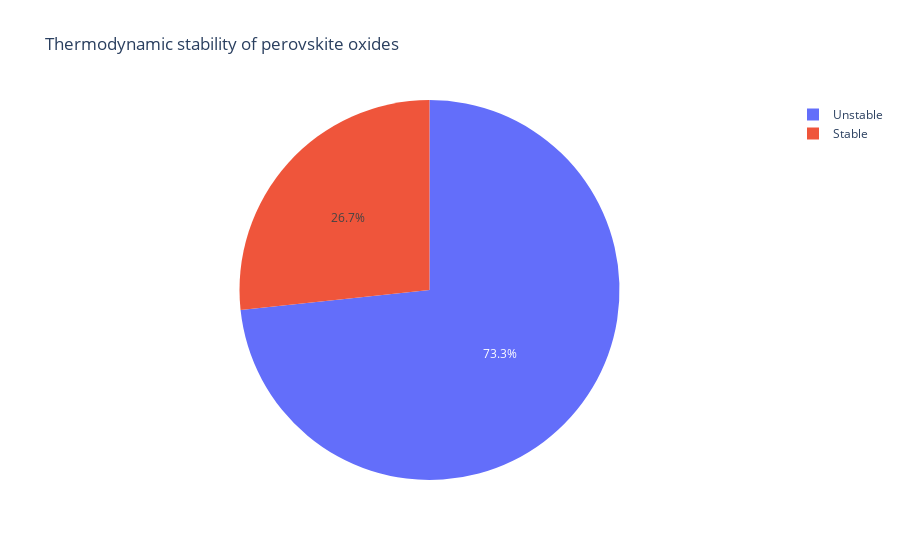

The notebook cell this image was saved under:
### Code cell
df_ = df.copy()

df_["IS_UNSTABLE"] = df_["ENERGY_ABOVE_HULL"] > 36
e_above_hull = df_.groupby(df_["IS_UNSTABLE"])["COMPOSITION"].count().rename("COUNT")
pie = px.pie(
    values=e_above_hull,
    names=["Stable", "Unstable"],
    title="Thermodynamic stability of perovskite oxides",
)
pie.show()

### Figure 1 — Plotly figure (JSON) as saved in the notebook; plotly's stock layout.template omitted (floating-point values rounded to 4 significant figures)
{"data": [{"domain": {"x": [0, 1], "y": [0, 1]}, "hovertemplate": "label=%{label}<br>value=%{value}<extra></extra>", "labels": ["Stable", "Unstable"], "legendgroup": "", "name": "", "showlegend": true, "type": "pie", "values": [514, 1412]}], "layout": {"autosize": true, "legend": {"tracegroupgap": 0}, "title": {"text": "Thermodynamic stability of perovskite oxides"}}}
